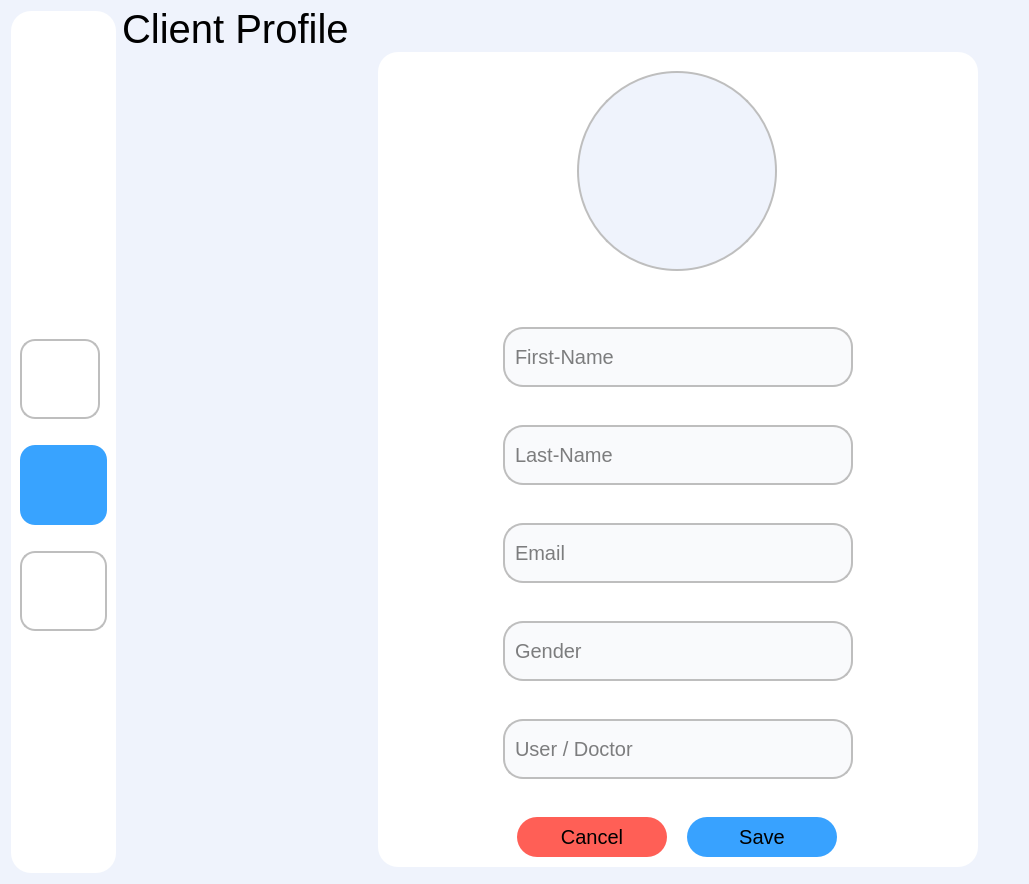
<?xml version="1.0" encoding="UTF-8"?>
<ui version="4.0">
 <class>Form</class>
 <widget class="QWidget" name="Form">
  <property name="geometry">
   <rect>
    <x>0</x>
    <y>0</y>
    <width>1029</width>
    <height>884</height>
   </rect>
  </property>
  <property name="windowTitle">
   <string>Form</string>
  </property>
  <property name="styleSheet">
   <string notr="true">
background-color: rgb(239, 243, 252);
font-family:Ubuntu;
font-size: 20px;</string>
  </property>
  <layout class="QGridLayout" name="gridLayout_4">
   <item row="1" column="2">
    <widget class="QGroupBox" name="groupBox_2">
     <property name="minimumSize">
      <size>
       <width>600</width>
       <height>0</height>
      </size>
     </property>
     <property name="maximumSize">
      <size>
       <width>600</width>
       <height>4567890</height>
      </size>
     </property>
     <property name="styleSheet">
      <string notr="true">QGroupBox{
	background-color: rgb(255, 255, 255);

border-radius: 20% 20%;
color: white;


;}
</string>
     </property>
     <property name="title">
      <string/>
     </property>
     <layout class="QGridLayout" name="gridLayout_2">
      <item row="0" column="0">
       <spacer name="horizontalSpacer_5">
        <property name="orientation">
         <enum>Qt::Horizontal</enum>
        </property>
        <property name="sizeHint" stdset="0">
         <size>
          <width>106</width>
          <height>20</height>
         </size>
        </property>
       </spacer>
      </item>
      <item row="0" column="1" rowspan="2">
       <layout class="QHBoxLayout" name="horizontalLayout">
        <item>
         <spacer name="horizontalSpacer">
          <property name="orientation">
           <enum>Qt::Horizontal</enum>
          </property>
          <property name="sizeHint" stdset="0">
           <size>
            <width>40</width>
            <height>20</height>
           </size>
          </property>
         </spacer>
        </item>
        <item>
         <widget class="QGroupBox" name="groupBox_3">
          <property name="minimumSize">
           <size>
            <width>220</width>
            <height>260</height>
           </size>
          </property>
          <property name="maximumSize">
           <size>
            <width>220</width>
            <height>260</height>
           </size>
          </property>
          <property name="styleSheet">
           <string notr="true">QGroupBox{
	background-color: rgb(255, 255, 255);

border-radius: 20% 20%;
color: white;


;}

</string>
          </property>
          <property name="title">
           <string>GroupBox</string>
          </property>
          <layout class="QGridLayout" name="gridLayout_3">
           <item row="0" column="0">
            <layout class="QVBoxLayout" name="verticalLayout">
             <item>
              <widget class="QLabel" name="label">
               <property name="minimumSize">
                <size>
                 <width>200</width>
                 <height>200</height>
                </size>
               </property>
               <property name="maximumSize">
                <size>
                 <width>200</width>
                 <height>200</height>
                </size>
               </property>
               <property name="styleSheet">
                <string notr="true">border-radius:100% 100%;
border: 2px solid #bebebe ;
</string>
               </property>
               <property name="frameShape">
                <enum>QFrame::NoFrame</enum>
               </property>
               <property name="text">
                <string/>
               </property>
               <property name="alignment">
                <set>Qt::AlignCenter</set>
               </property>
              </widget>
             </item>
             <item>
              <widget class="QLabel" name="label_2">
               <property name="minimumSize">
                <size>
                 <width>0</width>
                 <height>33</height>
                </size>
               </property>
               <property name="maximumSize">
                <size>
                 <width>390</width>
                 <height>33</height>
                </size>
               </property>
               <property name="styleSheet">
                <string notr="true">color:rgb(57,57,57,255);
background-color: rgb(255, 255, 255,0);</string>
               </property>
               <property name="text">
                <string/>
               </property>
               <property name="alignment">
                <set>Qt::AlignCenter</set>
               </property>
              </widget>
             </item>
            </layout>
           </item>
          </layout>
         </widget>
        </item>
        <item>
         <spacer name="horizontalSpacer_2">
          <property name="orientation">
           <enum>Qt::Horizontal</enum>
          </property>
          <property name="sizeHint" stdset="0">
           <size>
            <width>40</width>
            <height>20</height>
           </size>
          </property>
         </spacer>
        </item>
       </layout>
      </item>
      <item row="1" column="2">
       <spacer name="horizontalSpacer_6">
        <property name="orientation">
         <enum>Qt::Horizontal</enum>
        </property>
        <property name="sizeHint" stdset="0">
         <size>
          <width>106</width>
          <height>20</height>
         </size>
        </property>
       </spacer>
      </item>
      <item row="2" column="1">
       <layout class="QVBoxLayout" name="verticalLayout_2">
        <item>
         <widget class="QLineEdit" name="firstname_lin">
          <property name="minimumSize">
           <size>
            <width>350</width>
            <height>60</height>
           </size>
          </property>
          <property name="maximumSize">
           <size>
            <width>350</width>
            <height>60</height>
           </size>
          </property>
          <property name="styleSheet">
           <string notr="true">border-radius:20% 20%;
border: 2px solid #bebebe ;
background-color:rgb(249,250,252,255);
padding-left:8px;
</string>
          </property>
          <property name="text">
           <string/>
          </property>
          <property name="placeholderText">
           <string>First-Name</string>
          </property>
          <property name="cursorMoveStyle">
           <enum>Qt::VisualMoveStyle</enum>
          </property>
          <property name="clearButtonEnabled">
           <bool>true</bool>
          </property>
         </widget>
        </item>
        <item>
         <spacer name="verticalSpacer_3">
          <property name="orientation">
           <enum>Qt::Vertical</enum>
          </property>
          <property name="sizeHint" stdset="0">
           <size>
            <width>20</width>
            <height>40</height>
           </size>
          </property>
         </spacer>
        </item>
        <item>
         <widget class="QLineEdit" name="lastname_lin">
          <property name="minimumSize">
           <size>
            <width>350</width>
            <height>60</height>
           </size>
          </property>
          <property name="maximumSize">
           <size>
            <width>350</width>
            <height>60</height>
           </size>
          </property>
          <property name="styleSheet">
           <string notr="true">border-radius:20% 20%;
border: 2px solid #bebebe ;
background-color:rgb(249,250,252,255);
padding-left:8px;
</string>
          </property>
          <property name="placeholderText">
           <string>Last-Name</string>
          </property>
          <property name="cursorMoveStyle">
           <enum>Qt::VisualMoveStyle</enum>
          </property>
          <property name="clearButtonEnabled">
           <bool>true</bool>
          </property>
         </widget>
        </item>
        <item>
         <spacer name="verticalSpacer_6">
          <property name="orientation">
           <enum>Qt::Vertical</enum>
          </property>
          <property name="sizeHint" stdset="0">
           <size>
            <width>20</width>
            <height>40</height>
           </size>
          </property>
         </spacer>
        </item>
        <item>
         <widget class="QLineEdit" name="email_lin">
          <property name="minimumSize">
           <size>
            <width>350</width>
            <height>60</height>
           </size>
          </property>
          <property name="maximumSize">
           <size>
            <width>350</width>
            <height>60</height>
           </size>
          </property>
          <property name="styleSheet">
           <string notr="true">border-radius:20% 20%;
border: 2px solid #bebebe ;
background-color:rgb(249,250,252,255);
padding-left:8px;
</string>
          </property>
          <property name="placeholderText">
           <string>Email</string>
          </property>
          <property name="cursorMoveStyle">
           <enum>Qt::VisualMoveStyle</enum>
          </property>
          <property name="clearButtonEnabled">
           <bool>true</bool>
          </property>
         </widget>
        </item>
        <item>
         <spacer name="verticalSpacer_7">
          <property name="orientation">
           <enum>Qt::Vertical</enum>
          </property>
          <property name="sizeHint" stdset="0">
           <size>
            <width>20</width>
            <height>40</height>
           </size>
          </property>
         </spacer>
        </item>
        <item>
         <widget class="QLineEdit" name="gender_lin">
          <property name="minimumSize">
           <size>
            <width>350</width>
            <height>60</height>
           </size>
          </property>
          <property name="maximumSize">
           <size>
            <width>350</width>
            <height>60</height>
           </size>
          </property>
          <property name="styleSheet">
           <string notr="true">border-radius:20% 20%;
border: 2px solid #bebebe ;
background-color:rgb(249,250,252,255);
padding-left:8px;
line-shadow: 0 8px 16px 0 rgba(0,0,0,0.2), 0 6px 20px 0 rgba(0,0,0,0.19);
</string>
          </property>
          <property name="placeholderText">
           <string>Gender</string>
          </property>
          <property name="cursorMoveStyle">
           <enum>Qt::VisualMoveStyle</enum>
          </property>
          <property name="clearButtonEnabled">
           <bool>true</bool>
          </property>
         </widget>
        </item>
        <item>
         <spacer name="verticalSpacer_8">
          <property name="orientation">
           <enum>Qt::Vertical</enum>
          </property>
          <property name="sizeHint" stdset="0">
           <size>
            <width>20</width>
            <height>40</height>
           </size>
          </property>
         </spacer>
        </item>
        <item>
         <widget class="QLineEdit" name="userdoctor_lin">
          <property name="minimumSize">
           <size>
            <width>350</width>
            <height>60</height>
           </size>
          </property>
          <property name="maximumSize">
           <size>
            <width>350</width>
            <height>60</height>
           </size>
          </property>
          <property name="styleSheet">
           <string notr="true">border-radius:20% 20%;
border: 2px solid #bebebe ;
background-color:rgb(249,250,252,255);
padding-left:8px;</string>
          </property>
          <property name="placeholderText">
           <string>User / Doctor</string>
          </property>
         </widget>
        </item>
        <item>
         <spacer name="verticalSpacer_12">
          <property name="orientation">
           <enum>Qt::Vertical</enum>
          </property>
          <property name="sizeHint" stdset="0">
           <size>
            <width>20</width>
            <height>40</height>
           </size>
          </property>
         </spacer>
        </item>
        <item>
         <layout class="QHBoxLayout" name="horizontalLayout_2">
          <item>
           <widget class="QPushButton" name="cancel_btn">
            <property name="minimumSize">
             <size>
              <width>150</width>
              <height>40</height>
             </size>
            </property>
            <property name="maximumSize">
             <size>
              <width>110</width>
              <height>40</height>
             </size>
            </property>
            <property name="styleSheet">
             <string notr="true">QPushButton{


	background-color: rgb(255, 95, 86);
border-radius:20% 20%;
	border-color: rgb(0, 0, 0);


}



QPushButton:pressed{
padding-left:5px;
padding-top:5px;
background-postion:calc(100% - 10px) center;
}

QPushButton:hover {
	background-color: rgb(255, 95, 86,.5);

}</string>
            </property>
            <property name="text">
             <string>Cancel</string>
            </property>
           </widget>
          </item>
          <item>
           <widget class="QPushButton" name="save_btn">
            <property name="minimumSize">
             <size>
              <width>150</width>
              <height>40</height>
             </size>
            </property>
            <property name="maximumSize">
             <size>
              <width>150</width>
              <height>40</height>
             </size>
            </property>
            <property name="styleSheet">
             <string notr="true">QPushButton{

	background-color: rgb(56, 162, 255);
border-radius:20% 20%;
	border-color: rgb(0, 0, 0);


}



QPushButton:pressed{
padding-left:5px;
padding-top:5px;
background-postion:calc(100% - 10px) center;
}

QPushButton:hover {
	background-color: rgb(56, 162, 255,.6);

}</string>
            </property>
            <property name="text">
             <string>Save</string>
            </property>
           </widget>
          </item>
         </layout>
        </item>
       </layout>
      </item>
      <item row="2" column="2">
       <spacer name="horizontalSpacer_4">
        <property name="orientation">
         <enum>Qt::Horizontal</enum>
        </property>
        <property name="sizeHint" stdset="0">
         <size>
          <width>106</width>
          <height>20</height>
         </size>
        </property>
       </spacer>
      </item>
      <item row="2" column="0">
       <spacer name="horizontalSpacer_3">
        <property name="orientation">
         <enum>Qt::Horizontal</enum>
        </property>
        <property name="sizeHint" stdset="0">
         <size>
          <width>106</width>
          <height>20</height>
         </size>
        </property>
       </spacer>
      </item>
      <item row="3" column="1">
       <spacer name="verticalSpacer_10">
        <property name="orientation">
         <enum>Qt::Vertical</enum>
        </property>
        <property name="sizeHint" stdset="0">
         <size>
          <width>20</width>
          <height>40</height>
         </size>
        </property>
       </spacer>
      </item>
     </layout>
    </widget>
   </item>
   <item row="0" column="1">
    <widget class="QLabel" name="label_3">
     <property name="minimumSize">
      <size>
       <width>250</width>
       <height>35</height>
      </size>
     </property>
     <property name="maximumSize">
      <size>
       <width>250</width>
       <height>35</height>
      </size>
     </property>
     <property name="styleSheet">
      <string notr="true">font-size:40px;</string>
     </property>
     <property name="text">
      <string>Client Profile</string>
     </property>
    </widget>
   </item>
   <item row="2" column="2">
    <spacer name="verticalSpacer_9">
     <property name="orientation">
      <enum>Qt::Vertical</enum>
     </property>
     <property name="sizeHint" stdset="0">
      <size>
       <width>20</width>
       <height>40</height>
      </size>
     </property>
    </spacer>
   </item>
   <item row="1" column="1">
    <spacer name="horizontalSpacer_7">
     <property name="orientation">
      <enum>Qt::Horizontal</enum>
     </property>
     <property name="sizeHint" stdset="0">
      <size>
       <width>40</width>
       <height>20</height>
      </size>
     </property>
    </spacer>
   </item>
   <item row="1" column="3">
    <spacer name="horizontalSpacer_8">
     <property name="orientation">
      <enum>Qt::Horizontal</enum>
     </property>
     <property name="sizeHint" stdset="0">
      <size>
       <width>40</width>
       <height>20</height>
      </size>
     </property>
    </spacer>
   </item>
   <item row="0" column="0" rowspan="3">
    <widget class="QGroupBox" name="groupBox">
     <property name="minimumSize">
      <size>
       <width>105</width>
       <height>0</height>
      </size>
     </property>
     <property name="maximumSize">
      <size>
       <width>105</width>
       <height>16777215</height>
      </size>
     </property>
     <property name="styleSheet">
      <string notr="true">QGroupBox{
	background-color: rgb(255, 255, 255);

border-radius: 20% 20%;
color: white;
  box-shadow: 5px 10px;

;}</string>
     </property>
     <property name="title">
      <string/>
     </property>
     <layout class="QGridLayout" name="gridLayout">
      <item row="1" column="0">
       <spacer name="verticalSpacer_2">
        <property name="orientation">
         <enum>Qt::Vertical</enum>
        </property>
        <property name="sizeHint" stdset="0">
         <size>
          <width>20</width>
          <height>20</height>
         </size>
        </property>
       </spacer>
      </item>
      <item row="7" column="0" colspan="2">
       <widget class="QPushButton" name="change_password_btn">
        <property name="minimumSize">
         <size>
          <width>80</width>
          <height>80</height>
         </size>
        </property>
        <property name="styleSheet">
         <string notr="true">QPushButton{
background-color: rgb(255, 255, 255,0);
border-radius:15% 15%;
	border-color: rgb(0, 0, 0);



border: 2px solid #bebebe ;
	background-color: rgb(214, 214, 214);
  background-color: white;
  color: black;
}

QPushButton:pressed{
padding-left:5px;
padding-top:5px;
background-postion:calc(100% - 10px) center;
}

QPushButton:hover {
background-color: qlineargradient(spread:pad, x1:0, y1:1, x2:1, y2:0, stop:0 rgba(3, 67, 165,.5), stop:1 rgba(12, 148, 207,.1));}</string>
        </property>
        <property name="text">
         <string/>
        </property>
        <property name="icon">
         <iconset resource="app_resources.qrc">
          <normaloff>:/ICONS/icons/password.png</normaloff>:/ICONS/icons/password.png</iconset>
        </property>
        <property name="iconSize">
         <size>
          <width>40</width>
          <height>40</height>
         </size>
        </property>
        <property name="flat">
         <bool>true</bool>
        </property>
       </widget>
      </item>
      <item row="5" column="0" colspan="2">
       <widget class="QPushButton" name="user_btn">
        <property name="minimumSize">
         <size>
          <width>80</width>
          <height>80</height>
         </size>
        </property>
        <property name="styleSheet">
         <string notr="true">QPushButton{
	background-color: rgb(56, 163, 255);
border-radius:15% 15%;
	border-color: rgb(0, 0, 0);




}

QPushButton:pressed{
padding-left:5px;
padding-top:5px;
background-postion:calc(100% - 10px) center;
}

QPushButton:hover {
background-color: qlineargradient(spread:pad, x1:0, y1:1, x2:1, y2:0, stop:0 rgba(3, 67, 165,.5), stop:1 rgba(12, 148, 207,.1));}</string>
        </property>
        <property name="text">
         <string/>
        </property>
        <property name="icon">
         <iconset resource="app_resources.qrc">
          <normaloff>:/ICONS/icons/22.png</normaloff>:/ICONS/icons/22.png</iconset>
        </property>
        <property name="iconSize">
         <size>
          <width>40</width>
          <height>40</height>
         </size>
        </property>
        <property name="flat">
         <bool>true</bool>
        </property>
       </widget>
      </item>
      <item row="8" column="0">
       <spacer name="verticalSpacer_4">
        <property name="orientation">
         <enum>Qt::Vertical</enum>
        </property>
        <property name="sizeHint" stdset="0">
         <size>
          <width>20</width>
          <height>40</height>
         </size>
        </property>
       </spacer>
      </item>
      <item row="3" column="0">
       <spacer name="verticalSpacer_11">
        <property name="orientation">
         <enum>Qt::Vertical</enum>
        </property>
        <property name="sizeType">
         <enum>QSizePolicy::Fixed</enum>
        </property>
        <property name="sizeHint" stdset="0">
         <size>
          <width>20</width>
          <height>20</height>
         </size>
        </property>
       </spacer>
      </item>
      <item row="0" column="0" colspan="2">
       <widget class="QPushButton" name="logout_btn">
        <property name="minimumSize">
         <size>
          <width>80</width>
          <height>80</height>
         </size>
        </property>
        <property name="maximumSize">
         <size>
          <width>80</width>
          <height>80</height>
         </size>
        </property>
        <property name="styleSheet">
         <string notr="true">QPushButton{
border-radius:15% 15%;
	background-color: rgb(255, 255, 255);
}

QPushButton:pressed{
padding-left:5px;
padding-top:5px;
background-postion:calc(100% - 10px) center;
}

QPushButton:hover {
	background-color: rgb(255, 0, 0,.5);}
</string>
        </property>
        <property name="text">
         <string/>
        </property>
        <property name="icon">
         <iconset resource="app_resources.qrc">
          <normaloff>:/ICONS/icons/log-out.png</normaloff>:/ICONS/icons/log-out.png</iconset>
        </property>
        <property name="iconSize">
         <size>
          <width>60</width>
          <height>60</height>
         </size>
        </property>
        <property name="flat">
         <bool>true</bool>
        </property>
       </widget>
      </item>
      <item row="6" column="0">
       <spacer name="verticalSpacer_5">
        <property name="orientation">
         <enum>Qt::Vertical</enum>
        </property>
        <property name="sizeType">
         <enum>QSizePolicy::Fixed</enum>
        </property>
        <property name="sizeHint" stdset="0">
         <size>
          <width>20</width>
          <height>20</height>
         </size>
        </property>
       </spacer>
      </item>
      <item row="2" column="0" colspan="2">
       <widget class="QPushButton" name="home_btn">
        <property name="minimumSize">
         <size>
          <width>80</width>
          <height>80</height>
         </size>
        </property>
        <property name="maximumSize">
         <size>
          <width>80</width>
          <height>80</height>
         </size>
        </property>
        <property name="styleSheet">
         <string notr="true">QPushButton{
background-color: rgb(255, 255, 255,0);
border-radius:15% 15%;
	border-color: rgb(0, 0, 0);



border: 2px solid #bebebe ;
	background-color: rgb(214, 214, 214);
  background-color: white;
  color: black;
}

QPushButton:pressed{
padding-left:5px;
padding-top:5px;
background-postion:calc(100% - 10px) center;
}

QPushButton:hover {
	background-color: rgb(226, 120, 255,.5);}</string>
        </property>
        <property name="text">
         <string/>
        </property>
        <property name="icon">
         <iconset resource="app_resources.qrc">
          <normaloff>:/ICONS/icons/home.png</normaloff>:/ICONS/icons/home.png</iconset>
        </property>
        <property name="iconSize">
         <size>
          <width>50</width>
          <height>50</height>
         </size>
        </property>
        <property name="flat">
         <bool>true</bool>
        </property>
       </widget>
      </item>
     </layout>
    </widget>
   </item>
  </layout>
 </widget>
 <resources>
  <include location="app_resources.qrc"/>
 </resources>
 <connections/>
</ui>
